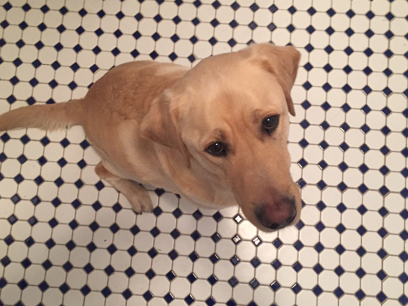
#> input picture images/hund.png, 408 x 306 px
$ python segmentationHund.py   (older library calls are emulated)
#> lines starting #> are read from the running program, lines starting #| are printed output that depends on the picture
# Struktur- und Objektextraktion WS2425
# Uebung 1: Texturanalyse
# Gruppe: Jan, Korvin, Ramon,
#
# Visualisierung der Wirkung des Verfahren an einfachen Bildern:    Bild mit Texturen (combine.png)
# ==========================================================================================
# 1. Erzeuge Gabor-Filterbank
# 2. Wende Filter auf Bild an
# 3. Erzeuge Feature-Vektor aus Filterantworten und (x,y) Koordinaten
# 4. K-Means-Clustering zur Erkennung der Bereiche mit Text

import numpy as np
import matplotlib.pyplot as plt
import cv2

image_path = '../images/hund.png'                      # Bildimport Linux
#image_path = './images/hund.png'                       # Bildimport Windows
image = cv2.imread(image_path, cv2.IMREAD_GRAYSCALE)
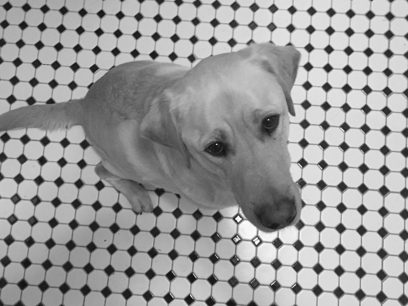
#> image: shape (306, 408); min 13, max 255, mean 156.1

out_path = '../out/hund/'   # Linux
#out_path = './out/hund'     # Windows

colormap = 'jet'            # Auswahl der Colorbar
#colormap = 'gray'

height, width = image.shape                             # Breite und Hoehe des Bildes
#> height = 306; width = 408
print("Bildbreite: ", width, "Bildhöhe: ",height)
#| Bildbreite:  408 Bildhöhe:  306

# === Definition Filterbankparameter ===
ksize = 31                  # Kernelgröße
gamma = 1.0                 # Ellipzität der Gauß-Funktion
psi = 0                     # Phasenverschiebung der Sinusfunktion
sigma = 5.0                 # Standardabweichung

# Winkelausrichtung der Sinusfunktion
#orientations = [0, np.pi/4, np.pi/2, 3*np.pi/4]
orientations = [0, np.pi/6, np.pi/3, np.pi/2, 2*np.pi/3, 5*np.pi/6]

# Wellenlänge
# --------------------------------------------------
# Diese wird so definiert, wie z.B. in Jain & Bhattacharjee (1992)
# Hinweis zur Definition :
# Minimale Wellenlänge: 4/sqrt(2) = 2*sqrt(2)
#       -> ein Pixel hat Hypotenuse sqrt(2)
#       -> 2 zueinander Diagonale Pixel ergeben doppelte Distanz
#       -> Wellenlänge bei 45° kann nicht kürzer sein
# Maximale Wellenlänge: Hypotenuse der Bilddimensionen
#       -> von einer Ecke in die gegenüberleigende
# --------------------------------------------------

lambd_min = 2*np.sqrt(2)    # 2* np.sqrt(2)
lambd_max = np.sqrt(np.abs(width)**2 + np.abs(height)**2)/2
#> lambd_max = 255
n = int(np.log2(lambd_max/lambd_min))               # Anzahl an Schritten min->max mit Exponent von 2
#> n = 6
print("Number of wavelength steps: ", n)
#| Number of wavelength steps:  6
wavelengths = 2**np.arange((n-1)) * lambd_min       # Nutze alle Wellenlängen ohne Begrenzung
#> wavelengths = [2.83, 5.66, 11.31, 22.63, 45.25]

# === Erstelle Filterbank und filtere Bild ===
filterbank = {}
filtered_img_bank_normalized = []

# Schleife über Wellenlängen und Ausrichtungen
for lambd in wavelengths:
    for theta in orientations:
        kernel = cv2.getGaborKernel((ksize,ksize), sigma, theta, lambd, gamma, psi, ktype=cv2.CV_32FC1)     # erzeuge Filterkernel
        key = f"theta_{int(theta*180/np.pi)}_lambda_{round(lambd,1)}"                                       # erzeuge key für dict
        filterbank[key] = kernel

        # !!!!!!!!!!!!!!!!!!!!!!!!!!!!!!!!!!!!!!!!!!!!!!!!!!!!!!!!!!!
        # ACHTUNG HIER MIT DATENTYPEN!!!
        filterresponse = cv2.filter2D(image,cv2.CV_32FC1, kernel)       # sinnvoll
        # filterresponse = cv2.filter2D(image,cv2.CV_8UC3, kernel)       # FALSCH, ergibt fehlerhaftes Bild
        # !!!!!!!!!!!!!!!!!!!!!!!!!!!!!!!!!!!!!!!!!!!!!!!!!!!!!!!!!!!

        # Normalisiere mit Z-Score
        filterresponse_normalized = (filterresponse - np.mean(filterresponse)) / np.std(filterresponse)
        filtered_img_bank_normalized.append(filterresponse_normalized)
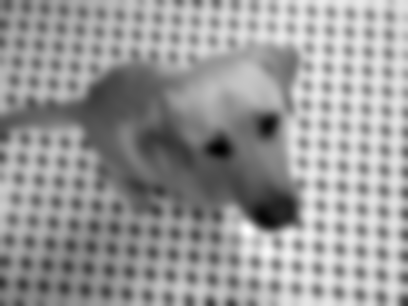
#> filterresponse: shape (306, 408) float32; min 5278.8, max 28738.6, mean 19275.7; drawn with min black and max white
#> after the loop, filterbank = 30 items; filtered_img_bank_normalized = 30 items

# === Visualisierungen ===
# Filterbank
plt.figure(figsize=(10,10))
for idx, filterkernel in enumerate(filterbank):
    #print(filterkernel)
    plt.subplot(len(wavelengths),len(orientations),idx+1)
    plt.imshow(filterbank.get(list(filterbank.keys())[idx]), cmap=colormap)
    plt.title(f"{list(filterbank.keys())[idx]}")
    plt.axis('off')
#> this loop made 30 passes
#> filterkernel on passes 1 to 12: 'theta_0_lambda_2.8', 'theta_29_lambda_2.8', 'theta_59_lambda_2.8', 'theta_90_lambda_2.8', 'theta_119_lambda_2.8', 'theta_150_lambda_2.8', 'theta_0_lambda_5.7', 'theta_29_lambda_5.7', 'theta_59_lambda_5.7', 'theta_90_lambda_5.7', 'theta_119_lambda_5.7', 'theta_150_lambda_5.7'
plt.suptitle("Filterbank")
plt.tight_layout()
plt.savefig(out_path + "Filterbank.png")

# Gefiltertes Bild (normalisiert)
plt.figure(figsize=(12,18))
for idx, filtered_img_normalized in enumerate(filtered_img_bank_normalized):
    plt.subplot(len(wavelengths),len(orientations),idx+1)
    plt.imshow(filtered_img_normalized, cmap=colormap)
    plt.title(f"{list(filterbank.keys())[idx]}")
    plt.axis('off')
    plt.colorbar()
#> this loop made 30 passes
plt.suptitle("Gefiltertes Bild")
plt.tight_layout()
plt.savefig(out_path + "FilteredImage.png")
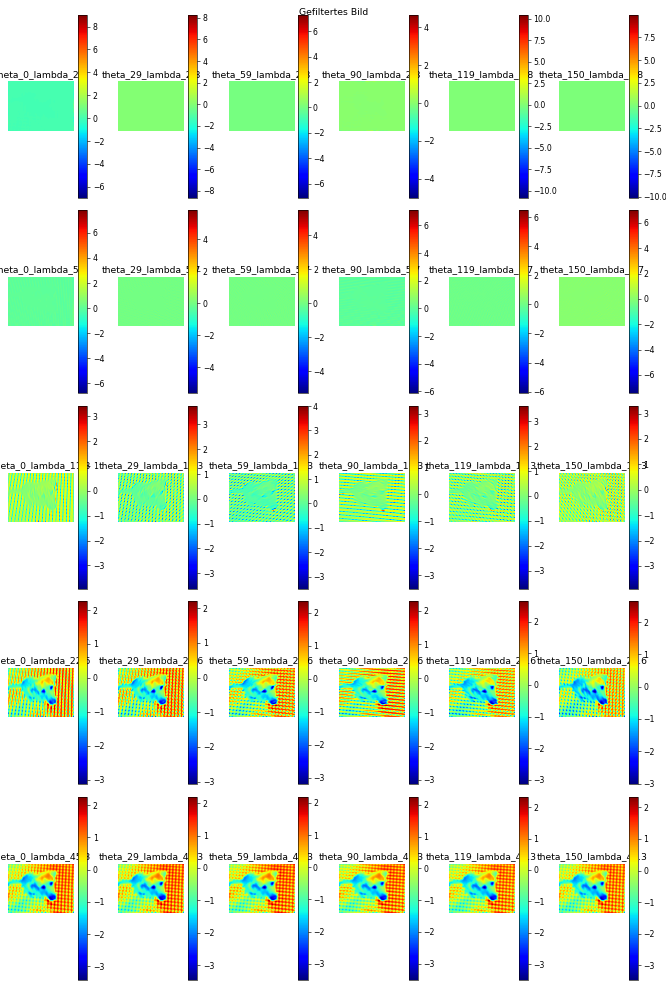
#> figure drawn by matplotlib, 60 panels
plt.show()

# === Aufsummierung aller Filterantworten für eine Wellenlänge (Summe über theta) ===
sum_filtered_images = []

# Schleife über jede Wellenlänge
for idx_lambda, lambd in enumerate(wavelengths):
    summed_image = np.zeros_like(filtered_img_bank_normalized[0])   # Initialisiere Summenbild

    # Iteriere über alle Orientierungen und addiere die Filterantworten für diese Wellenlänge
    for idx_theta, theta in enumerate(orientations):
        idx = idx_lambda * len(orientations) + idx_theta    # Berechne den Index für Bild aktueller Filterantwort
        summed_image += filtered_img_bank_normalized[idx]   # Summiere die Antwort

    # Füge das Summenbild der Liste hinzu
    sum_filtered_images.append(summed_image)
#> after the loop, sum_filtered_images = 5 items

# Visualisierung der Summenbilder für jede gewählte Wellenlänge
plt.figure(figsize=(5,25))
for idx, summed_image in enumerate(sum_filtered_images):
    plt.subplot(len(wavelengths), 1, idx + 1)
    plt.imshow(summed_image, cmap=colormap)
    plt.title(f"Wavelength: {wavelengths[idx]:.2f}")
    plt.axis('off')
    plt.colorbar()
#> this loop made 5 passes
#plt.tight_layout()
plt.suptitle('Filterantwort - Summe über alle Winkel')
plt.savefig(out_path + "FilteredImageSumOverAngles")
plt.show()

# === Erzeuge Featurevektoren aus Filterantworten (für Segmentierung) ===

# Definiere Aktivierungsfunktion
def activationFunction(t, alpha = 0.25):
#> called with alpha = 0.25
    psi = (1 - np.exp(-2 * alpha * t)) / (1 + np.exp(-2 * alpha * t))
    return psi

summed_image_bsp = sum_filtered_images[4]

# Visualisiere Wirkung der Aktivierungsfunktion -> Kantenstärkung
plt.figure()
plt.subplot(2,1,1)
plt.imshow(summed_image_bsp,cmap=colormap)
plt.title("Ohne Aktivierungsfunktion")
plt.colorbar()
plt.subplot(2,1,2)
plt.imshow(activationFunction(summed_image_bsp),cmap=colormap)
plt.colorbar()
plt.title("Aktivierungsfunktion in Action")
plt.savefig(out_path + "Aktivierungsfunktion")

# Bestimme Texturmerkmal Average Absolute Deviation (AAD) [nach Jain & Bhattacharjee (1992)]
# Dieses enthält ein Maß für die mittlere "Texturenergie" in der Umgebung MxM
# M = 9                 # Alternative: fester Wert für M
M = int(5 * sigma)      # Wähle in Abhängigkeit der Standardabweichung. Hier Faktor 5 gewählt

if M & 2 == 0:          # M muss ungerade sein!
    M = M + 1

# Funktion zur Berechnung der AAD
def getAADImage(M, inputImage):

    # Ist sowohl mit Mittelwertfilter (gemäß Jain & Bhattacharjee (1992)) als auch mit Gaußfilter umgesetzt
#> called with M = 26
    featureImageMean = np.zeros_like(inputImage)
    featureImageGauss = np.zeros_like(inputImage)
    activatedImage = activationFunction(inputImage)

    # Mittelwertfilter
    mean_kernel = np.ones((M,M), dtype = np.float32) / (M * M)

    # Gaussfilter
    gauss_kernel_1D = cv2.getGaussianKernel(M, sigma*5)
    gauss_kernel_2D = gauss_kernel_1D @ gauss_kernel_1D.T

    featureImageMean = cv2.filter2D(np.abs(activatedImage),-1, mean_kernel)
    featureImageGauss = cv2.filter2D(np.abs(activatedImage),-1, gauss_kernel_2D)
    return featureImageMean, featureImageGauss


featureImageMean, featureImageGauss = getAADImage(M, summed_image_bsp)
plt.figure(figsize=(10,2))
plt.subplot(1,2,1)
plt.imshow(featureImageMean,cmap=colormap)
plt.title("AAD Image Mean")
plt.colorbar()
plt.subplot(1,2,2)
plt.imshow(featureImageGauss,cmap=colormap)
plt.title("AAD Image Gauss")
plt.colorbar()
plt.show()
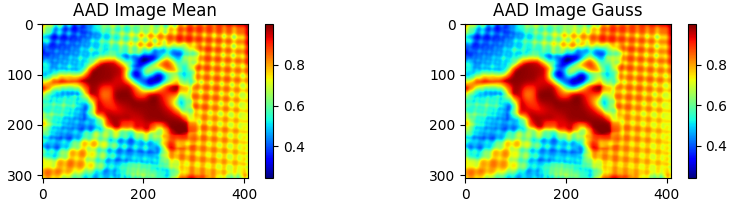
#> figure drawn by matplotlib, 4 panels

# AAD für alle Summenbilder/FeatureKandidaten
aadImages = []
for image in sum_filtered_images:
    _, aadImage = getAADImage(M, image)
    aadImages.append(aadImage)
#> this loop made 5 passes
#> pass 1, in activationFunction (call 3), `psi = (1 - np.exp(-2 * alpha * t)) / (1 + np.exp(-2 * alpha * t))`:
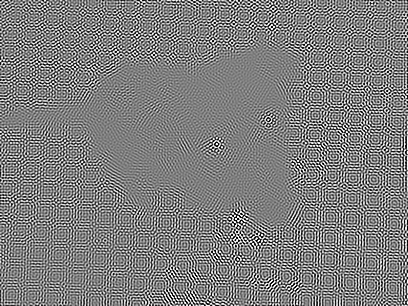
#> psi: shape (306, 408) float32; min -1, max 1, mean -0.00223; drawn with min black and max white
#> pass 1, in getAADImage (call 2), `featureImageMean = cv2.filter2D(np.abs(activatedImage),-1, mean_kernel)`:
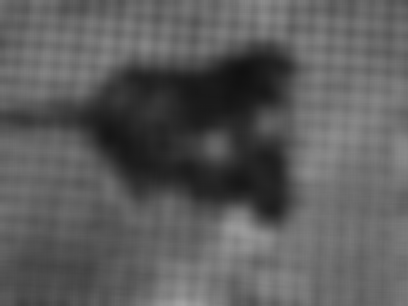
#> featureImageMean: shape (306, 408) float32; min 0.0667, max 0.643, mean 0.361
#> after the loop, aadImages = 5 items

print(np.shape(aadImages))
#| (5, 306, 408)

# Feature-Vektoren für jedes Pixel erstellen
# Hier verwendete features:
# - Summenbilder der Filterantworten
# - x und y-Koordinaten
feature_vectors = []

# Schleife über alle Pixel, jedes Pixel erhält einen feature_vector
for y in range(height):
    for x in range(width):
        feature_vector = []
        for featureImage in aadImages:                # hier nicht sum_filtered_images, sondern aad_images verwenden
            #print(featureImage[y,x])
            feature_vector.append(featureImage[y,x])

        # Geometrie-Infos (Pixelposition) als Feature einfügen
        feature_vector.append(x)
        feature_vector.append(y)

        feature_vectors.append(feature_vector)

# print((feature_vectors[19191])) # debugging

# === Clustering mit K-Means ===

feature_vectors = np.array(feature_vectors, dtype=np.float32)

# Z-Score Normalisierung der x- und y-Koordinaten (und ggf. anderen Einträgen auch)
print(feature_vectors.shape[1])
#| 7
for i in range(feature_vectors.shape[1]):
    mean = np.mean(feature_vectors[:,i], axis=0)
    #print(mean)
    std = np.std(feature_vectors[:,i], axis=0)
    feature_vectors[:,i] = (feature_vectors[:,i] - mean) / std

# print((feature_vectors[19191]))    # debugging

# K-Means-Clustering
k = 2       # Wähle sinnvolle Clusteranzahl !
criteria = (cv2.TERM_CRITERIA_EPS + cv2.TERM_CRITERIA_MAX_ITER, 100, 0.2)                           # termination criteria: max_iter oder epsilon
_, labels, centers = cv2.kmeans(feature_vectors, k, None, criteria, 10, cv2.KMEANS_RANDOM_CENTERS)  # Standardverwendung

clustered_image = labels.reshape(height, width)

# Visualisierung der Clustering-Ergebnisses
plt.figure(figsize=(10,4))
plt.imshow(clustered_image, cmap='jet')
plt.title(f"K-Means Clustering mit {k} Clustern")
plt.savefig(out_path + "Segmentierungsergebnis")
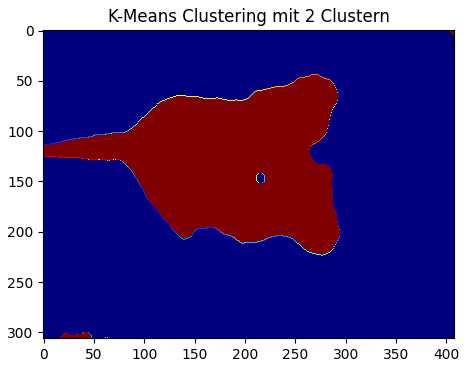
#> figure drawn by matplotlib, 1 panel
plt.show()

$ run again, with images/combine.png copied over images/hund.png
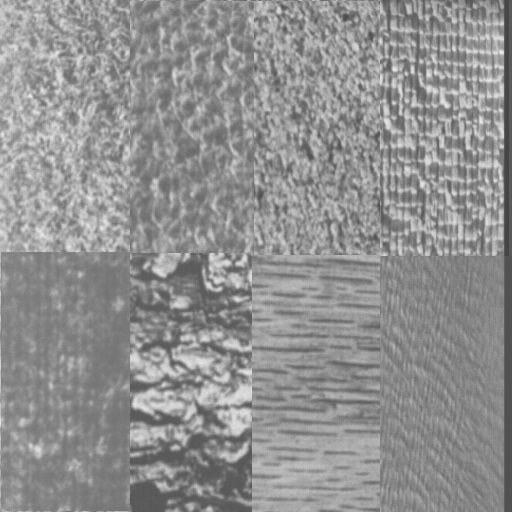
#> input picture images/combine.png, 512 x 512 px
#> image is the input picture: shape (512, 512); min 68, max 236, mean 144.4
#| Bildbreite:  512 Bildhöhe:  512
#| Number of wavelength steps:  7
#> after the loop `for lambd in wavelengths:`:
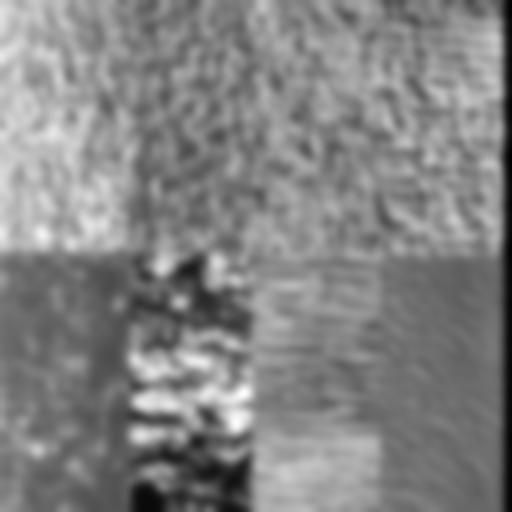
#> filterresponse: shape (512, 512) float32; min 12599.5, max 29508.6, mean 21301.7; drawn with min black and max white
#> after the loop `for lambd in wavelengths:`: filterbank = 36 items
#> the loop `for idx, filterkernel in enumerate(filterbank):` made 36 passes
#> filterkernel on passes 1 to 8: 'theta_0_lambda_2.8', 'theta_29_lambda_2.8', 'theta_59_lambda_2.8', 'theta_90_lambda_2.8', 'theta_119_lambda_2.8', 'theta_150_lambda_2.8', 'theta_0_lambda_5.7', 'theta_29_lambda_5.7'
#> the loop `for idx, filtered_img_normalized in enumerate(filtered_img_bank_normal..` made 36 passes
#> after the loop `for idx_lambda, lambd in enumerate(wavelengths):`: sum_filtered_images = 6 items
#> the loop `for idx, summed_image in enumerate(sum_filtered_images):` made 6 passes
#> the loop `for image in sum_filtered_images:` made 6 passes
#| (6, 512, 512)
#| 8
#> `plt.savefig(out_path + "Segmentierungsergebnis")`:
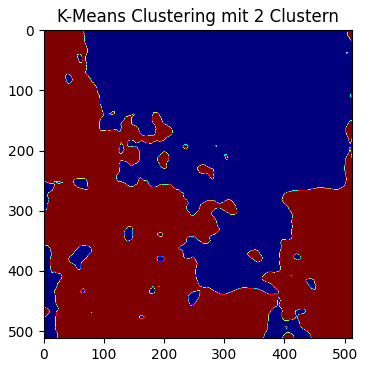
#> figure drawn by matplotlib, 1 panel

$ run again, with images/synthetic.png copied over images/hund.png
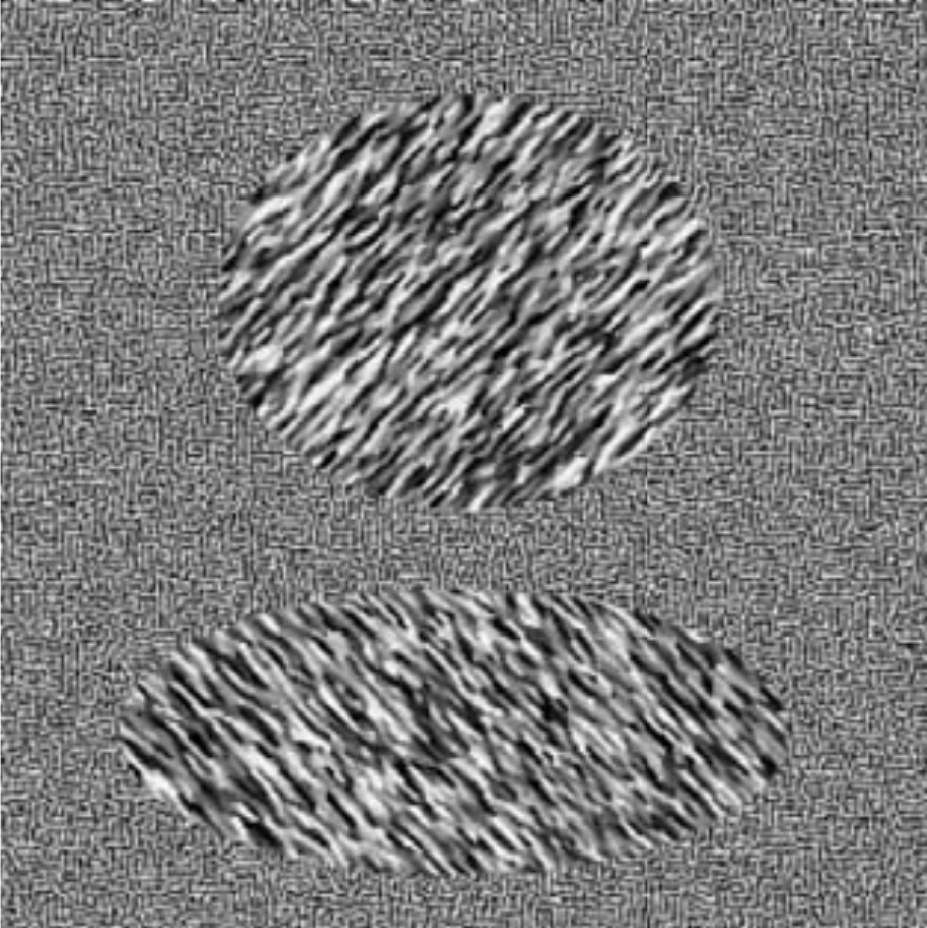
#> input picture images/synthetic.png, 927 x 928 px
#> image is the input picture: shape (928, 927); min 0, max 253, mean 123
#| Bildbreite:  927 Bildhöhe:  928
#| Number of wavelength steps:  7
#> after the loop `for lambd in wavelengths:`:
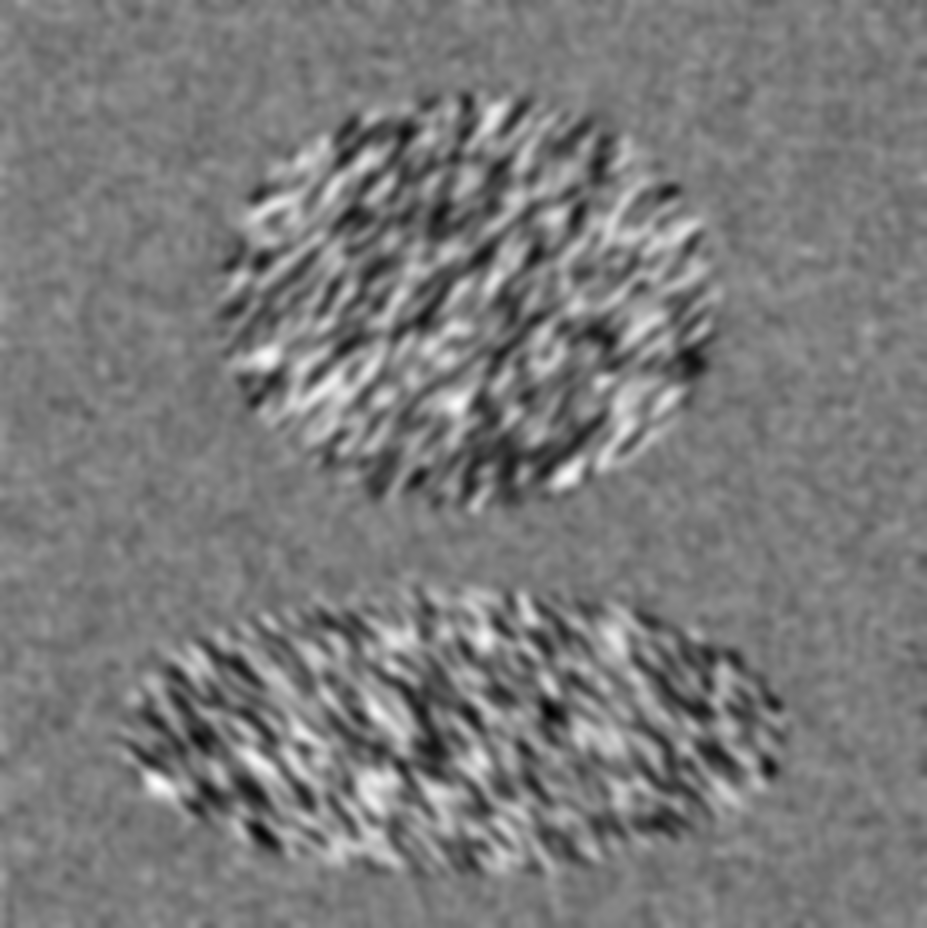
#> filterresponse: shape (928, 927) float32; min 4767.6, max 32457.4, mean 18136.9; drawn with min black and max white
#> after the loop `for lambd in wavelengths:`: filterbank = 36 items
#> the loop `for idx, filterkernel in enumerate(filterbank):` made 36 passes
#> filterkernel on passes 1 to 8: 'theta_0_lambda_2.8', 'theta_29_lambda_2.8', 'theta_59_lambda_2.8', 'theta_90_lambda_2.8', 'theta_119_lambda_2.8', 'theta_150_lambda_2.8', 'theta_0_lambda_5.7', 'theta_29_lambda_5.7'
#> the loop `for idx, filtered_img_normalized in enumerate(filtered_img_bank_normal..` made 36 passes
#> after the loop `for idx_lambda, lambd in enumerate(wavelengths):`: sum_filtered_images = 6 items
#> the loop `for idx, summed_image in enumerate(sum_filtered_images):` made 6 passes
#> the loop `for image in sum_filtered_images:` made 6 passes
#| (6, 928, 927)
#| 8
#> `plt.savefig(out_path + "Segmentierungsergebnis")`:
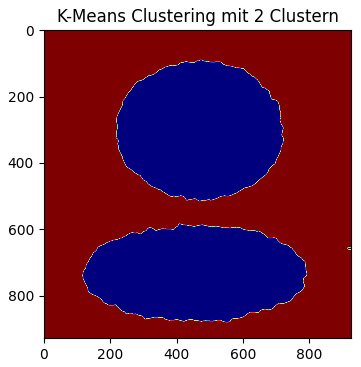
#> figure drawn by matplotlib, 1 panel
